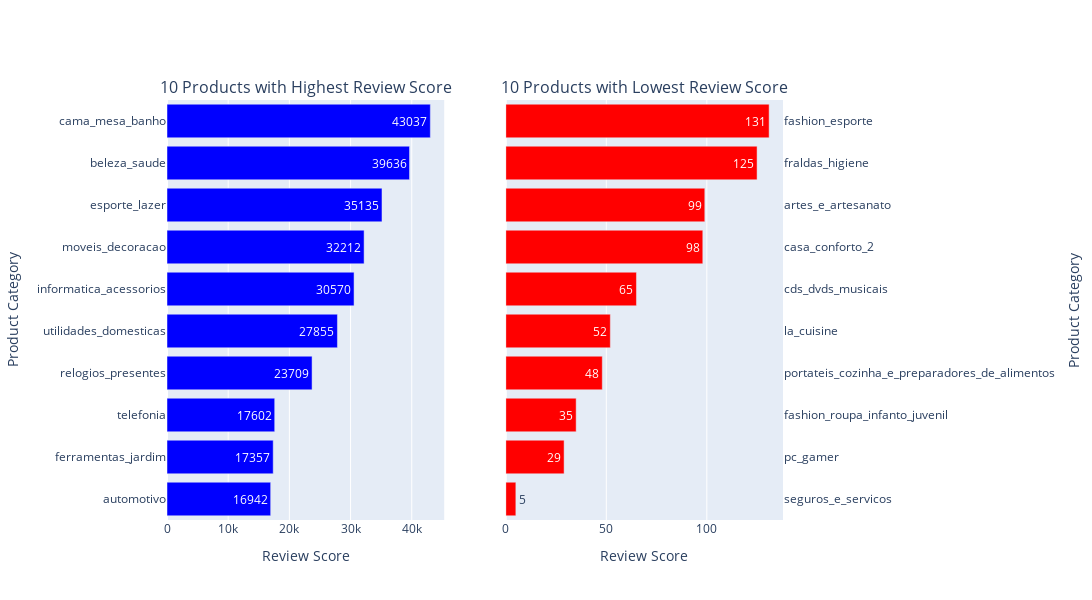

Notebook source saved alongside this figure:
### Code cell
highest_review_scores = product_review_score.sort_values(ascending=True, by="review_score").tail(10)

lowest_review_scores = product_review_score.sort_values(ascending=True, by="review_score").head(10)

fig = make_subplots(
    rows=1, cols=2,
    subplot_titles=["10 Products with Highest Review Score", "10 Products with Lowest Review Score"],
    shared_yaxes=False  # Allow independent y-axes
)
fig.add_trace(
    go.Bar(
        y=highest_review_scores["product_category_name"],
        x=highest_review_scores["review_score"],
        text=highest_review_scores["review_score"],
        textposition="auto",
        orientation="h",
        marker_color="blue"
    ),
    row=1, col=1
)

fig.add_trace(
    go.Bar(
        y=lowest_review_scores["product_category_name"],
        x=lowest_review_scores["review_score"],
        text=lowest_review_scores["review_score"],
        textposition="auto",
        orientation="h",
        marker_color="red"
    ),
    row=1, col=2
)

fig.update_layout(
    height=600,
    width=1200,
    showlegend=False,
    xaxis_title="Review Score",
    xaxis2_title="Review Score",
    yaxis=dict(title="Product Category", automargin=True),
    yaxis2=dict(title="Product Category", automargin=True, side="right") 
)

fig.show()

### Figure 1 — Plotly figure (JSON) as saved in the notebook; plotly's stock layout.template omitted (floating-point values rounded to 4 significant figures)
{"data": [{"marker": {"color": "blue"}, "orientation": "h", "text": [16940.0, 17360.0, 17600.0, 23710.0, 27860.0, 30570.0, 32210.0, 35140.0, 39640.0, 43040.0], "textposition": "auto", "type": "bar", "x": [16940.0, 17360.0, 17600.0, 23710.0, 27860.0, 30570.0, 32210.0, 35140.0, 39640.0, 43040.0], "xaxis": "x", "y": ["automotivo", "ferramentas_jardim", "telefonia", "relogios_presentes", "utilidades_domesticas", "informatica_acessorios", "moveis_decoracao", "esporte_lazer", "beleza_saude", "cama_mesa_banho"], "yaxis": "y"}, {"marker": {"color": "red"}, "orientation": "h", "text": [5.0, 29.0, 35.0, 48.0, 52.0, 65.0, 98.0, 99.0, 125.0, 131.0], "textposition": "auto", "type": "bar", "x": [5.0, 29.0, 35.0, 48.0, 52.0, 65.0, 98.0, 99.0, 125.0, 131.0], "xaxis": "x2", "y": ["seguros_e_servicos", "pc_gamer", "fashion_roupa_infanto_juvenil", "portateis_cozinha_e_preparadores_de_alimentos", "la_cuisine", "cds_dvds_musicais", "casa_conforto_2", "artes_e_artesanato", "fraldas_higiene", "fashion_esporte"], "yaxis": "y2"}], "layout": {"annotations": [{"font": {"size": 16}, "showarrow": false, "text": "10 Products with Highest Review Score", "x": 0.225, "xanchor": "center", "xref": "paper", "y": 1, "yanchor": "bottom", "yref": "paper"}, {"font": {"size": 16}, "showarrow": false, "text": "10 Products with Lowest Review Score", "x": 0.775, "xanchor": "center", "xref": "paper", "y": 1, "yanchor": "bottom", "yref": "paper"}], "height": 600, "showlegend": false, "width": 1200, "xaxis": {"anchor": "y", "domain": [0, 0.45], "title": {"text": "Review Score"}}, "xaxis2": {"anchor": "y2", "domain": [0.55, 1], "title": {"text": "Review Score"}}, "yaxis": {"anchor": "x", "automargin": true, "domain": [0, 1], "title": {"text": "Product Category"}}, "yaxis2": {"anchor": "x2", "automargin": true, "domain": [0, 1], "side": "right", "title": {"text": "Product Category"}}}}
